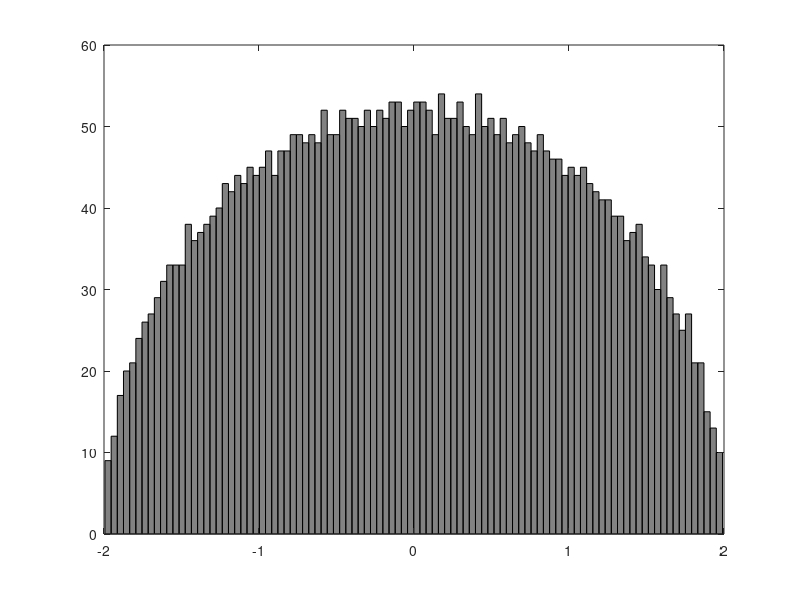

The MATLAB script that drew this image: (Note: this script raises an error after producing the figure.)
N=4096;

%Generate a Winger - GOE
G = randn(N)/sqrt(N); 
A = (G+G')/sqrt(2); %Winger Matrix
imagesc(A);I=round(A*255+200);
imagesc(I,[0 255]); colormap(gray);
C1=eig(A);
hist(C1,100);
C_Epdf1=hist(C1,200);
%Sample again from GOE
G = randn(N)/sqrt(N); 
A = (G+G')/sqrt(2);
C2=eig(A);
hist(C2,100);
C_Epdf2=hist(C2,200);
%Calculate KL Divergence of E_pdfs
kl = kldivergence (C1,C2);

g=C_Epdf1-C_Epdf2;
%Generate Wishart Matrix
G = randn(N,2*N)/sqrt(2*N); 
B = G*G';
%RMtool from rao requires the symbolic toolbox
% syms m z
% LmzA = numden(m-0.5/(1-z)-0.5/(2-z));
% LmzB = AtimesWish(LmzA,0.5);
C=eig(B);
max_minus_min_eig=range(C);
EmpiricalPDF= hist(B,200);
plot(EmpiricalPDF);
I=round(B*255+200);
imagesc(I,[0 255]); colormap(gray);

%PCA Analysis
stdr = std(A);
sr = A./repmat(stdr,N,1);
[coefs,scores,variances,t2] = princomp(sr);
pca(A);
C=eig(A);


%http://www.stanford.edu/~dgleich/demos/matlab/spectral/spectral.html
clear all;
N=96;
% In this segment, we'll plant a partition in a graph, and then use the second smallest eigenvector to find it.
% As always, the first step is to generate our dataset. In this example, we'll be a little more ambitious and use a larger number of vertices. 
x = randperm(N);
gs = N/2;
G1 = x(1:gs);
G2 = x(gs+1:end);
% Decide on the probabilities of edges within each group and between the two groups. 
% Because we are planting a partition, the probabilities of edges between the groups should be much 
% lower than the probability of edges within each group. Suppose that group 1 is a little more tightly connected than group 2.
p_G1 = 0.23;
p_G2 = 0.43;
p_Inbetween = 0.04;
A(G1, G1) = rand(gs,gs) < p_G1;
A(G2, G2) = rand(N-gs,N-gs) < p_G2;
A(G1, G2) = rand(gs, N-gs) < p_Inbetween;
At = triu(A,1);

At = At -At';

[ w_fdla ] = fdla(sparse(At));
[ w_fmmc ] = fmmc(Net);
[ w_md   ] = max_deg(A);
[ w_bc   ] = best_const(Net);
[ w_mh   ] = mh(Net);


Dist = zeros(N,N);
for i=1:(N-1);
  for j=i+1:N;
    Dist(i,j) = norm( A(i,:) - A(j,:) );
  end;
end;
Dist = Dist + Dist';
threshold=9;
Ad = Dist ;%< threshold;
Ad = Ad - eye(N);
m = sum(sum(Ad))/2;

% find the incidence matrix
Ai = zeros(N,N);
l = 0;
for i=1:(N-1);
  for j=i+1:N;
    if Ad(i,j)>0.5
      l = l + 1;
      Ai(i,l) =  1;
      Ai(j,l) = -1;
    end;
  end;
end;
Ais = sparse(Ai);

spy(Ai);
%L = laplacian(A);    %BBCREVISIT - where did he get the laplacian
%from?
%L= DELSQ (A);
L = del2(A);%L=compute_laplacian(A);%L=compute_combinatorial_laplacian(A);
[V D] = eigs(L, 2, 'SA');
D(2,2);%ans = 46.7158
plot(V(:,2), '.-');
plot(sort(V(:,2)), '.-');
[ignore p] = sort(V(:,2));
spy(A(p,p));draw_dot(A(p,p));
%[ignore p] = sort(V(:,2));
%spy(A(p,p));
%Let's do an MDS on the graph adjacency
 [points,vaf]=mds(A,4);%metric,iterations,learnrate)
 %D=all_shortest_paths(A);
 plot(points(:,1),points(:,2));
[ w_mh   ] = mh(A);
plotgraphBruce(A,points,w_mh);


%%%%%%%%%%%%%%%%%%%%%%%%%%%%%Generation of cluster grapg [my own term ]
% Three cluseters with a cut between each
clear all;
N=3*128;
% In this segment, we'll plant a partition in a graph, and then use the second smallest eigenvector to find it.
% As always, the first step is to generate our dataset. In this example, we'll be a little more ambitious and use a larger number of vertices. 
x = randperm(N);
gs = N/3;
G1 = x(1:gs);
G2 = x(gs+1:2*gs);
G3= x(2*gs+1:3*gs);
p_G1 = 0.13;
p_G2 = 0.43;
p_G3 = 0.23;
p_Inbetween = 0.06;
A(G1, G1) = rand(gs,gs) < p_G1;
A(G2, G2) = rand(gs,gs) < p_G2;
A(G3, G3) = rand(gs,gs) < p_G3;


[n1,m1]=size( A(G1, G2));
[n2,m2]=size( A(G2, G3));
[n3,m3]=size( A(G3, G1));

B_1=rand(gs, gs);B_2=rand(gs, gs);B_3=rand(gs, gs);
 A(G1, G2) = B_1 < p_Inbetween;
 A(G2, G3) = B_2 < p_Inbetween/3;
 A(G3, G1) = B_3 < p_Inbetween/50;

A = triu(A,1);
A = A + A';spy(A);
L = del2(A);spy(L);
[V D] = eigs(L, 2, 'SA');sigma=eig(A);hist(sigma,50);
D(2,2)
plot(V(:,2), '.-');
plot(sort(V(:,2)), '.-');spy(A);%draw_dot(A);
[ignore p] = sort(V(:,2));
spy(A(p,p));

[x y]=draw_dot(double(A));
gplot(A, [x' y'], '.-')

C_coeff=clustering_coefficients((sparse(A)));full(A)
hist(C_coeff,100);C_mu=mean(C_coeff);

Net = SFNG(N+20, 5, A);
C_coeff=clustering_coefficients(sparse(double(Net)));
hist(C_coeff,100);C_mu=mean(C_coeff);

[x y]=draw_dot(Net);
gplot(Net, [x' y'], '.-');


    sA=sparse(A);
    X1 = gursoy_atun_layout(sA,'topology','heart');gplot(sA,X1,'k');
    

[ w_fdla ] = fdla(sparse(A(p,p)));
[ w_fmmc ] = fmmc(Net);
[ w_md   ] = max_deg(A);
[ w_bc   ] = best_const(Net);
[ w_mh   ] = mh(Net);

%PL_Equation = PLplot((Net));
%CNet(Net);
%Gerneating Erdos Reyni graphs
 clear all;
 N=50;
 A = rand(N+20,N+20);
 A = triu(A,1);
 p=log(N+20)/N+20-1/(N+20^2);%.02;%
 thres_conn=log(N+20)/N+20;
 A = A + A';
 G =  A < p;spy(A);draw_dot(A);
 thres_giant = 1/(N+20-1);
[x y] = draw_dot(G<thres_giant);
 gplot(A<thres_giant, [x' y'], '.-') 
[x y] = draw_dot(G<thres_conn);
 gplot(G<thres_conn, [x' y'], '.-')
C_coeff=clustering_coefficients(sparse(double(A)));spy(sparse(A));
hist(C_coeff,100);C_mu=mean(C_coeff);

n = 1500;
p = 0.04; 
G = rand(n,n) < p;
G = triu(G,1);
G = G + G';
thres_giant = 1/(n-1);
[x y] = draw_dot(G);
gplot(G, [x' y'], '.-'); 


%Now Const a random G from V -

% Given a square matrix M, the goal is to find a vector (with dii > 0)
% such that ||DMD^{-1}||_F is minimized, where D = diag(d).
% The problem can be cast as an unconstrained geometric program:
%           minimize sqrt( sum_{i,j=1}^{n} Mij^2*di^2/dj^2 )
%
% formulating the problem as a GP
cvx_setup
cvx_begin gp
  variable d(N)
  minimize( sqrt( sum( sum( diag(d.^2)*(A.^2)*diag(d.^-2) ) ) ) )
  % Alternate formulation: norm( diag(d)*abs(M)*diag(1./d), 'fro' )
cvx_end

A_min_spectral_radius_F=diag(d)*A* inv(diag(d));
L2=del2(A_min_spectral_radius_F);
;%d* ( 1 ./ d)';
[V2 D2] = eigs(L2, 2, 'SR');
D2(2,2);
plot(V2(:,2), '.-');
plot(sort(V2(:,2)), '.-');spy(A_min_spectral_radius_F);
[ignore p] = sort(V2(:,2));
spy(A_min_spectral_radius_F(p,p));draw_dot(A_min_spectral_radius_F(p,p));

hold on;
% displaying results
D = diag(d);
disp('The matrix D that minimizes ||DMD^{-1}||_F is: ');
disp(D);
disp('The minimium Frobenius norm achieved is: ');
disp(norm(D*M*inv(D),'fro'));
disp('while the Frobunius norm of the original matrix M is: ');
disp(norm(M,'fro'));







%%%%%%%%%%%%%%%%%%%%%%%%%%%%%%%%BGL %%%%%%%%%%%%%%%%CORE NUM

% For fun, let's see how many cores there are in a road network.  Vertices
% in a 1-core in a road network have at least one path between them
% (assuming the underlying network is connected).  Vertices in a 2-core
% have at least two paths between them.  
load('graphs/minnesota.mat');A=spones(A); % convert to unweighted
[cn csz]=core_numbers(A);  cs=unique(cn);spy(A);
 %[A,xy] = VxE_to_AdjacencyMatrix_and_XY_points(V,E);
 X = gursoy_atun_layout(A,'topology','heart');
 %X = kamada_kawai_spring_layout(A);%fruchterman_reingold_force_directed_layout(A);
gplot(A,X,'.-');


C_coeff=clustering_coefficients(A)
hist(C_coeff,100);

gplot(G,X,'.-');%draw_dot(full(A));
arrayfun(@(v,c) fprintf('core(%2i) = %4i\n',v,c),cs,csz(cs+1));
% Now, you might complain that there are certain vertices in this graph
% that simply chain a path in the road network so it draws correctly.  The
% following code removes all vertices of degree two and connects the
% end-points of the degree two vertex directly.  It applies this prodecure
% iteratively until all the vertices of degree two are gone.  At the end,
% we compute the core nubmers again.
d2v=find(sum(A,2)==2);
while ~isempty(d2v)
    for v=d2v'
        l=find(A(:,v));A(l(1),v)=0;A(l(2),v)=0;A(v,l(1))=0;A(v,l(2))=0;
        A(l(1),l(2))=1;A(l(2),l(1))=1;
    end
    d2v=find(sum(A,2)==2);
end
max(core_numbers(A))





%%%%%%%%%%%%%%%%%%%%%%%%%%%%%%%%%%%%%%%%%%%%%%%%%END BGL 

%http://www.stanford.edu/~dgleich/demos/matlab/random_graphs/erdosreyni.html
%Gerneating Erdos Reyni graphs
clear all
 n = 200;
 A = rand(n,n);
 A = triu(A,1);
 p=log(n)/n-1/(n^2);%.02;%
 thres_conn=log(n)/n;
 A = A + A';
 G =  A < p;
 thres_giant = 1/(n-1);
[x y] = draw_dot(G<thres_giant);
 gplot(A<thres_giant, [x' y'], '.-') 
[x y] = draw_dot(G<thres_conn);
 gplot(G<thres_conn, [x' y'], '.-')


%%%%%%%%%%%%%%%%%%%%%%%%%%%%%%%%%%%%%%%%%%%%%%%%%%%%%%%%%%%%


 n = 80;
     V = 10*rand(n,10);%E_r=rand(n,2);E_r=E_r>(.4,.4);
     E = ceil(n*rand(n,2));
     [A,xy] = VxE_to_AdjacencyMatrix_and_XY_points(V,E);
     spy(A);draw_dot(A);
gplot(A, xy, '.-'); 









n = 100;
p = 0.05; 
 G = rand(n,n) < p;
 G = triu(G,1);
 G = G + G';
thres_giant = 1/(n-1);
 [x y] = draw_dot(G);
gplot(G, [x' y'], '.-'); 



% CVX - GraphLaplacian Example 

% Absolute algebraic connectivity. Find edge weights that maximize the algebraic
% connectivity of the graph (i.e., the smallest positive eigenvalue of its Laplacian
% matrix). The optimal value is called the absolute algebraic connectivity by Fielder.
% 
% This generate a nice random graph - but no cut - n = 50; threshold = 0.2529;
% rand('state',209);
% xy = rand(n,2);
%A is an adjacency matrix
xy=zeros(N,2);
for i=1:N;
   for j=i:N;
     if A(i,j)>0;
      xy(i,1)=i;
      xy(i,2)=j;
     end;
   end;
 end;

% angle = 10*pi/180;
% Rotate = [ cos(angle) sin(angle); -sin(angle) cos(angle) ];
% xy = (Rotate*xy')';
% 
% Dist = zeros(n,n);
% for i=1:(n-1);
%   for j=i+1:n;
%     Dist(i,j) = norm( xy(i,:) - xy(j,:) );
%   end;
% end;
% Dist = Dist + Dist';
% Ad = Dist < threshold;
% Ad = Ad - eye(n);
% m = sum(sum(Ad))/2;
% 
% % find the incidence matrix
% A = zeros(n,m);
% l = 0;
% for i=1:(n-1);
%   for j=i+1:n;
%     if Ad(i,j)>0.5
%       l = l + 1;
%       A(i,l) =  1;
%       A(j,l) = -1;
%     end;
%   end;
% end;
% A = sparse(A);

% Compute edge weights: some optimal, some based on heuristics
[n,m] = size(A);


%Find xy




[ w_fdla ] = fdla(sparse(A));
[ w_fmmc ] = fmmc(A);
[ w_md   ] = max_deg(A);
[ w_bc   ] = best_const(A);
[ w_mh   ] = mh(A);

tau_fdla = 1/log(1/rho_fdla);
tau_fmmc = 1/log(1/rho_fmmc);
tau_md   = 1/log(1/rho_md);
tau_bc   = 1/log(1/rho_bc);
tau_mh   = 1/log(1/rho_mh);

% Plot results
figure(1), clf
plotgraph(A,xy,w_fdla);
text(0.55,1.05,'FDLA optimal weights')

figure(2), clf
plotgraph(A,xy,w_fmmc);
text(0.55,1.05,'FMMC optimal weights')

figure(3), clf
plotgraph(A,xy,w_md);
text(0.5,1.05,'Max degree optimal weights')

figure(4), clf
plotgraph(A,xy,w_bc);
text(0.5,1.05,'Best constant optimal weights')

figure(5), clf
plotgraph(A,xy,w_mh);
text(0.46,1.05,'Metropolis-Hastings optimal weights')


%$%%%%%%%%%%%%%%%%%%%%%%%% From Matlab BGL
%generate a second order finite difference approximation to the 
% Laplacian operator on a rectangular domain. This matrix does have a red-black ordering.
% n is the number of points used to discretize each dimension. 
% N is the total number rows and columns in the matrix/graph.
n = 12;
N = n*n;
A = delsq(numgrid('S',n+2));
%First, we compute a breadth first search on the graph and store the distance 
% each vertex is from the root. Because we really do not care, we'll choose 
% vertex 1 (row 1) of the matrix as the root vertex.
d = bfs(A,1);
d_even = find(mod(d,2) == 0);
d_odd = find(mod(d,2) == 1);%ptp =d_odd * d_even';
%To find the red-black ordering for an arbitrary matrix 
% (if we do not know it analytically) is easy using MatlabBGL.
% The key idea is to realize that a red-black ordering is 
% equivalent with the partition of vertices in a bipartite graph. 
% Once we see the problem in this light, we can quickly come up 
% with an algorithm that yields a potential red-black ordering.
% We begin by picking an arbitrary vertex and look at how far a 
% breadth first search goes at every step. To find the bipartition, 
% we look at all vertices which are an even distance from the root 
% and all the vertices which are an odd distance from the root. 
% If the matrix has a red-black ordering or is a bipartite graph, 
% this algorithm will find it.
% Implementing this algorithm is trivial using the MatlabBGL library. 
% First, we compute a breadth first search on the graph and store the 
% distance each vertex is from the root. Because we really do not care, 
% we'll choose vertex 1 (row 1) of the matrix as the root vertex. 
p = [d_odd' d_even'];
spy(A(p,p) - diag(diag(A(p,p))));
hold on;
plot([size(A,2)/2 size(A,2)/2],[0 size(A,1)], 'k-');
plot([0 size(A,2)],[size(A,1)/2 size(A,1)/2], 'k-');
hold off;
B=full(A);

C=zeros(N,N);
for i=1:(N);
  for j=i+1:N;
    if B(i,j)>=0
        C(i,j)=1;
        C(j,i)=1;
    end;
  end;
end;

draw_dot(C);


%%%%%%%%%%%%%%%%%%%%%%%%%%%%%%%%%%%%%%%%%%%%%%BOOST GRAPH LIB Examples

load ../graphs/max_flow_example.mat
max_flow(A,1,8)
[flow cut R F] = max_flow(A,1,8);
draw_dot(A);
full(R)     

load ../graphs/bfs_example.mat
[d dt pred] = bfs(A,2);
[ignore order] = sort(dt);
labels(order)
treeplot(pred);


load ../graphs/dfs_example.mat
[d dt ft pred] = dfs(A,2);
[ignore order] = sort(dt);
labels(order)
draw_dot(full(A));

    load graphs/clr-26-1.mat
    all_shortest_paths(A) ;B= full(A);
%  [D,P]
 D =  all_shortest_paths(A,struct('algname','johnson'));
 draw_dot(full(D));
%
    G1 = cycle_graph(5000,struct('directed',0));
    X1 = gursoy_atun_layout(G1,'topology','heart');
    G2 = grid_graph(50,50);
    X2 = gursoy_atun_layout(G2,'topology','square');
    G3 = grid_graph(50,50);
    X3 = gursoy_atun_layout(G3,'topology','circle');
    subplot(1,3,1); gplot(G1,X1,'k'); subplot(1,3,2); gplot(G2,X2,'k');
    subplot(1,3,3); gplot(G3,X3,'k');


As = cycle_graph(128,'directed',1); % compute a 6 node cycle graph
A = As; % set all the weights to be one initially
A(2,3) = 0; A(3,2) = 0; % make one edge have zero weight
fprintf('Edges\n');
full(As)
fprintf('Weights\n');
full(A)
X = kamada_kawai_spring_layout(G);
gplot(G,X,'.-');
% 
% Note that As is given as the graph in the following call, not A!
[d pred] = shortest_paths(As,1,'edge_weight',edge_weight_vector(As,A));
d(3) % distance from vertex 1 to vertex 3 should be just 1!

G = grid_graph(12,28);
X = kamada_kawai_spring_layout(G);
gplot(G,X,'.-');

G = grid_graph(6,5);
X = fruchterman_reingold_force_directed_layout(G);
gplot(G,X,'.-');

G = grid_graph(2*ones(1,8)); % compute 5d hypercube

G = grid_graph(2*ones(1,7)); % compute 5d hypercube
G = grid_graph(2*ones(1,6)); % compute 5d hypercube
G = grid_graph(2*ones(1,5)); % compute 5d hypercube
G = grid_graph(2*ones(1,4)); % compute 5d hypercube
G = grid_graph(2*ones(1,3)); % compute 5d hypercube
G = grid_graph(2*ones(1,2)); % compute 5d hypercube
G = grid_graph(2*ones(1,1)); % compute 5d hypercube


G = grid_graph(6,5);
X = gursoy_atun_layout(G);
gplot(G,X,'.-');


% A grid in the xy plane is a planar graph.
G = grid_graph(6,5);
is_planar = boyer_myrvold_planarity_test(G)

% Recall that K_5 (the clique on 5 vertices) is not a planar graph.  Let's
% see what happens.
G = clique_graph(1);
X = gursoy_atun_layout(G);
gplot(G,X,'.-');

G = clique_graph(2);
X = gursoy_atun_layout(G);
gplot(G,X,'.-');

G = clique_graph(3);
X = gursoy_atun_layout(G);
gplot(G,X,'.-');

G = clique_graph(4);
X = gursoy_atun_layout(G);
gplot(G,X,'.-');

G = clique_graph(5);
X = gursoy_atun_layout(G);
gplot(G,X,'.-');

G = clique_graph(6);
X = gursoy_atun_layout(G);
gplot(G,X,'.-');

G = clique_graph(15);
X = fruchterman_reingold_force_directed_layout(G);
gplot(G,X,'.-');

is_planar = test_planar_graph(K5) % helpful wrapper

% We can also draw planar graphs
G = grid_graph(6,5);
X = chrobak_payne_straight_line_drawing(G);
gplot(G,X,'.-'); % it looks a little different!
% New option syntax
% You probably noticed that the "struct" command that permeated MatlabBGL
% calls before is gone in these examples.  We've moved to a new option
% syntax that gives you the _choice_ between the MatlabBGL struct style
% arguments and a list of key-value pairs

% We'll look at spanning trees on the clique graph with 5 vertices.  
% Using Prim's algorithm, the spanning tree we get depends on the root.  We
% always get a star graph rooted at the vertex we pick as the root.
G = clique_graph(5);







%%%%%%%%%%%%%%%%%%%%%%%%%%%%%%%%%%%%%%%%%%%%%%%%%%


%Differential Calculus on a Matrix
n = 256;
%Ml = load_image('lena',256);
M = load_image('0409061117g',256);
%colormap(gray);
M = rescale(crop(M,n));
options.bound = 'per';
T = compute_structure_tensor(M,1.5,8);
% Display the tensor fields. The color is proportional to the size of the tensor.
clf;
options.sub = 5;
plot_tensor_field(T, M, options);
% initial flow
v = perform_blurring(randn(n,n,2), 40, options);
[tmp,v] = compute_hodge_decompositon(v,options);
v = perform_vf_normalization(v);
% options for the PDE solver
dt = .3;
options.viscosity = 2*dt; % diffusion per frame
options.advspeed = 1*dt; % advection per frame
options.viscosity_texture = .3*dt; % diffusion of the texture
options.texture_histo = 'linear'; % fix the contrast
options.display = 0;
options.niter_fluid = 100;
% solve the PDE
[vlist,A] = perform_fluid_dynamics(v,M,options);
% display
sel = round( linspace(1,size(A,3),6) );
B = mat2cell(A(:,:,sel),n,n,ones(6,1));
clf;
imageplot(B);


